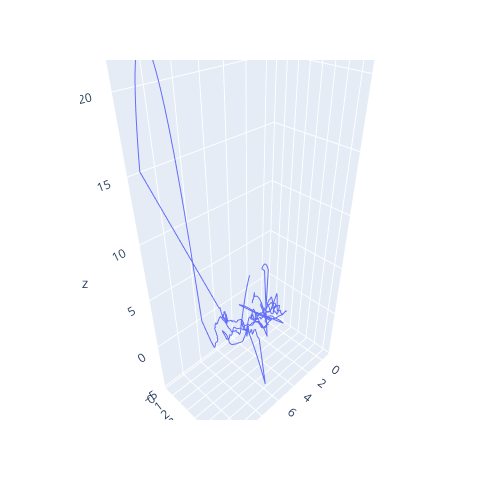

Here is the notebook cell this chart was saved with:
### Code cell
fig = px.line_3d(x=smoothed_x, y=smoothed_z, z=np.array(smoothed_y), width=500, height=500)
fig.show()

### Figure 1 — Plotly figure (JSON) as saved in the notebook; plotly's stock layout.template omitted (floating-point values rounded to 4 significant figures; data arrays with more than 128 entries replaced by an {"elided": "..."} marker saying what was removed)
{"data": [{"hovertemplate": "x=%{x}<br>y=%{y}<br>z=%{z}<extra></extra>", "legendgroup": "", "line": {"color": "#636efa", "dash": "solid"}, "marker": {"symbol": "circle"}, "mode": "lines", "name": "", "scene": "scene", "showlegend": false, "x": {"elided": "1114 float values"}, "y": {"elided": "1114 float values"}, "z": {"elided": "1114 float values"}, "type": "scatter3d"}], "layout": {"scene": {"domain": {"x": [0.0, 1.0], "y": [0.0, 1.0]}, "xaxis": {"title": {"text": "x"}}, "yaxis": {"title": {"text": "y"}}, "zaxis": {"title": {"text": "z"}}}, "legend": {"tracegroupgap": 0}, "margin": {"t": 60}, "height": 500, "width": 500}}
